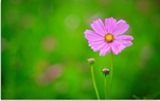
#> input picture code/images/flower1.jpg, 160 x 101 px; its folder holds only this picture in this run
$ jupyter execute add_noise_to_images.ipynb   (shell and % lines are left out)
#> lines starting #> are read from the running program, lines starting #| are printed output that depends on the picture
M. Amintoosi
## برنامه اضافه کردن نویز به تصاویر

اگر در گوکل کولب اجرا می‌کنید، دو دستور زیر در حالت توضیح نباشند.

[cell 1]
%cd cw2/code

[cell 2]
import os
import numpy as np
from sklearn.cluster import KMeans
import matplotlib.pyplot as plt
from skimage.color import rgb2hsv
from skimage.color import rgb2lab
from skimage import transform, io
from skimage.util import random_noise

folder = "images"

images = []
for filename in os.listdir(folder):
    if filename.endswith(".jpg"):
        # img = Image.open(os.path.join(folder, filename))
        img = io.imread(os.path.join(folder, filename))
#> img is the input picture: shape (101, 160, 3); mean R, G, B 81, 137.3, 31.8
        # img = np.array(img)
        images.append(img)

[cell 3]
n = len(images)
#> n = 1
fig, ax = plt.subplots(nrows=9, ncols=2, figsize=(5, 15),
                       sharex=True, sharey=True)
for i in range(n):
    ax[i, 0].imshow(images[i])
    ax[i, 0].axis('off')
    ax[i, 0].set_title('Original Image')
    sigma = 0.05
    noisy = random_noise(images[i], var=sigma**2)

    ax[i, 1].imshow(noisy)
    ax[i, 1].axis('off')
    ax[i, 1].set_title('Noisy')
#> this loop made 1 pass
#> pass 1, `noisy = random_noise(images[i], var=sigma**2)`:
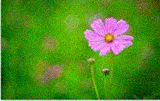
#> noisy: shape (101, 160, 3) float64; mean of channels 0, 1, 2 0.318, 0.539, 0.135; drawn as R, G, B

fig.tight_layout()
plt.show()
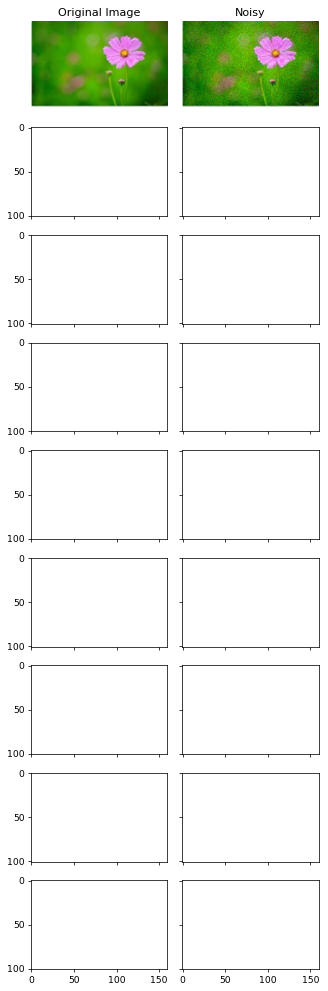
#> figure drawn by matplotlib, 2 panels

$ run again, on code/images/ocean2.jpg
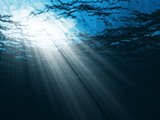
#> input picture code/images/ocean2.jpg, 160 x 120 px
#> img is the input picture: shape (120, 160, 3); mean R, G, B 52.2, 86.1, 102.7
#> n = 1
#> the loop `for i in range(n):` made 1 pass
#> pass 1, `noisy = random_noise(images[i], var=sigma**2)`:
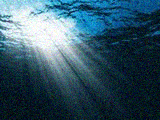
#> noisy: shape (120, 160, 3) float64; mean of channels 0, 1, 2 0.211, 0.338, 0.401; drawn as R, G, B
#> `plt.show()`:
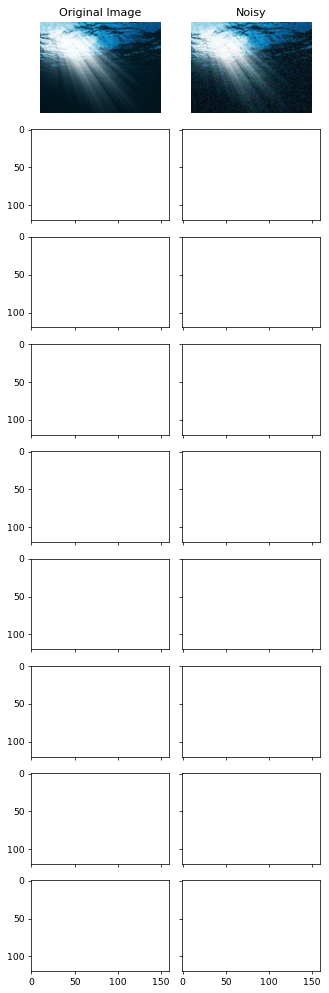
#> figure drawn by matplotlib, 2 panels

$ run again, on code/images/ocean3.jpg
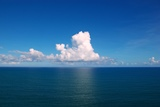
#> input picture code/images/ocean3.jpg, 160 x 107 px
#> img is the input picture: shape (107, 160, 3); mean R, G, B 41.3, 96.8, 143.4
#> n = 1
#> the loop `for i in range(n):` made 1 pass
#> pass 1, `noisy = random_noise(images[i], var=sigma**2)`:
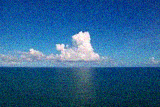
#> noisy: shape (107, 160, 3) float64; mean of channels 0, 1, 2 0.166, 0.379, 0.562; drawn as R, G, B
#> `plt.show()`:
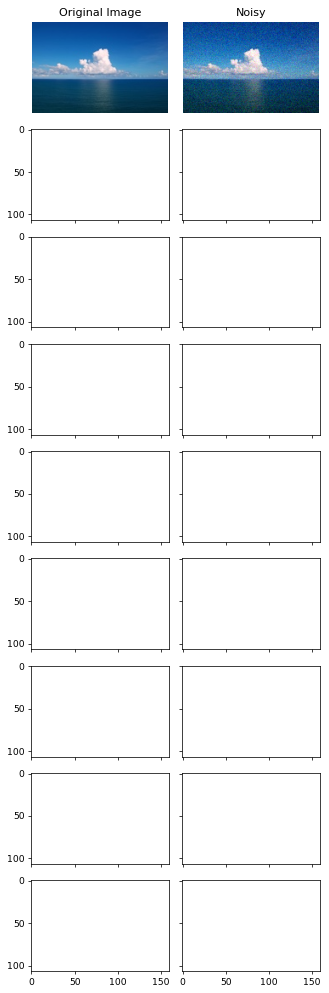
#> figure drawn by matplotlib, 2 panels

$ run again, on code/images/tiger1.jpg
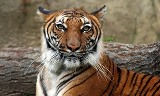
#> input picture code/images/tiger1.jpg, 160 x 96 px
#> img is the input picture: shape (96, 160, 3); mean R, G, B 120.3, 103.5, 85
#> n = 1
#> the loop `for i in range(n):` made 1 pass
#> pass 1, `noisy = random_noise(images[i], var=sigma**2)`:
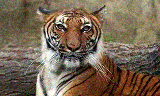
#> noisy: shape (96, 160, 3) float64; mean of channels 0, 1, 2 0.472, 0.407, 0.334; drawn as R, G, B
#> `plt.show()`:
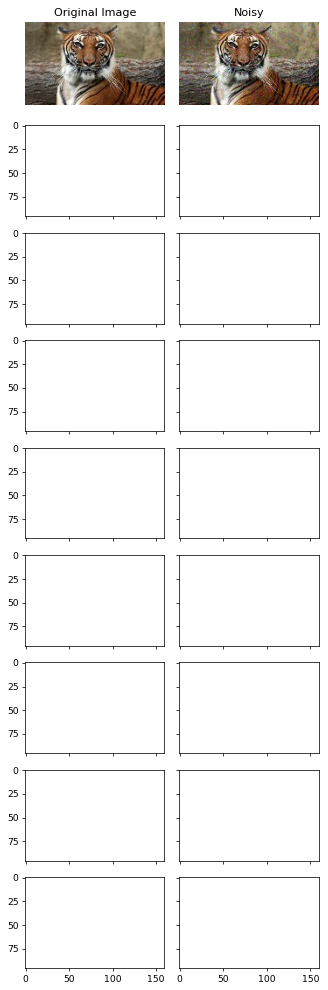
#> figure drawn by matplotlib, 2 panels

$ run again, on code/images/flower2.jpg
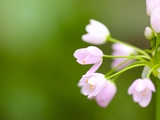
#> input picture code/images/flower2.jpg, 160 x 120 px
#> img is the input picture: shape (120, 160, 3); mean R, G, B 121.1, 138.9, 65.1
#> n = 1
#> the loop `for i in range(n):` made 1 pass
#> pass 1, `noisy = random_noise(images[i], var=sigma**2)`:
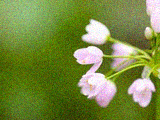
#> noisy: shape (120, 160, 3) float64; mean of channels 0, 1, 2 0.474, 0.544, 0.26; drawn as R, G, B
#> `plt.show()`:
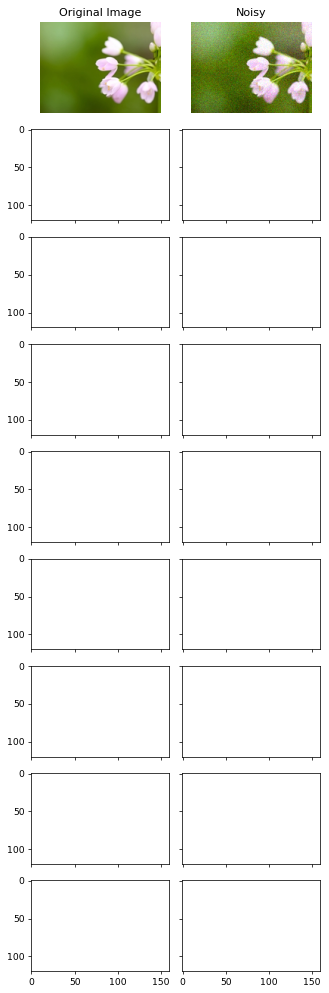
#> figure drawn by matplotlib, 2 panels
